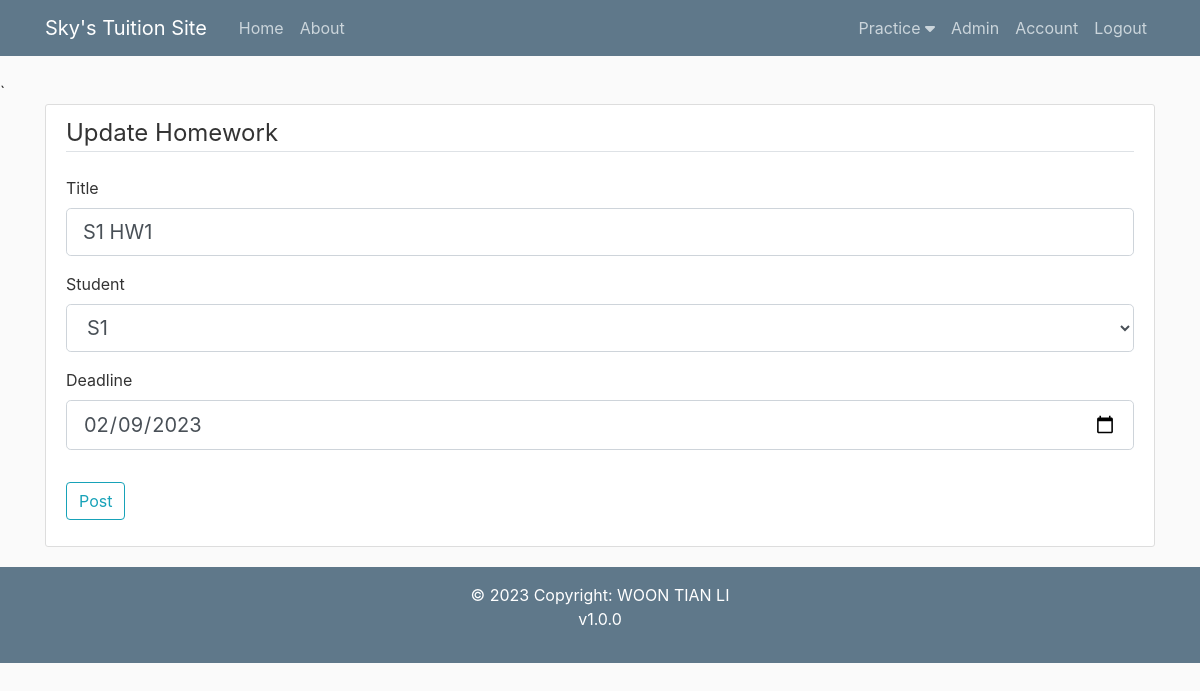
Page /homework/1/update (signed in) on the committed database.
### flaskblog/models.py (models this page shows, shortened)
class Homework(db.Model): #Creating homework table in DB
    id = db.Column(db.Integer, primary_key = True)
    title = db.Column(db.String(100), nullable=False)
    student_id = db.Column(db.Integer, nullable=False)
    deadline = db.Column(db.DateTime, nullable=False, default = datetime.now)
    date_posted = db.Column(db.DateTime, nullable=False, default = datetime.now)
    user_id = db.Column(db.Integer, db.ForeignKey('user.id'), nullable=False) #foreign key links to User table
    questions = db.relationship('Question', backref='hwk', lazy=True)
    workings = db.relationship('Working', backref='hwk', lazy=True)

### flaskblog/homeworks/routes.py (the view)
@homeworks.route("/homework/<int:homework_id>/update", methods=['GET', 'POST']) #route based on homework id
@login_required
def update_homework(homework_id):
    homework = Homework.query.get_or_404(homework_id)
    if homework.author != current_user: #only creator can update homework
        abort(403)
    form = HomeworkForm()
    users = User.query.filter_by(account_type='User').all()
    users_arr = []
    for i in users:
        users_arr.append(i.username)
    form.student.choices = users_arr
    if form.validate_on_submit(): #if valid, display all these DB data on webpage
        homework.title = form.title.data
        homework.student_id = (User.query.filter_by(username=form.student.data).first()).id
        homework.deadline = form.deadline.data
        db.session.commit()
        flash('Your homework has been updated!', 'success')
        return redirect(url_for('homeworks.homework_all', student="ALL")) #redirect back to homework page after updating
    elif request.method == 'GET':
        form.title.data = homework.title
        form.deadline.data = homework.deadline
        form.student.data = (User.query.filter_by(id=homework.student_id).first()).username
    return render_template('create_homework.html', title='Update Homework', form=form, legend = "Update Homework")

### flaskblog/homeworks/forms.py
class HomeworkForm(FlaskForm):
    title = StringField('Title')
    student = SelectField('Student', coerce=str, validators=[DataRequired()])
    deadline = DateField('Deadline', validators=[DataRequired()])
    submit = SubmitField('Post')

### flaskblog/models.py (called while the page is built)
@login_manager.user_loader
def load_user(user_id):
    return User.query.get(int(user_id))

### flaskblog/templates/create_homework.html (shortened to what this page needs)
{% extends "layout.html" %}
{% block content %}
<div class="content-section">
    <form method="POST" action=""novalidate>
        <fieldset class="form-group">
            <legend class="border-bottom mb-4">{{ legend }}</legend>
            <div class="form-group">
                {{ form.title.label(class="form-control-label") }}
                {% if form.title.errors %}
                    {{ form.title(class="form-control form-control-lg is-invalid") }}
                    <div class="invalid-feedback">
                        {% for error in form.title.errors %}
                            <span>{{ error }}</span>
                        {% endfor %}
                    </div>
                {% else %}
                    {{ form.title(class="form-control form-control-lg") }}
                {% endif %}
            </div>
            <div class="form-group">
                {{ form.student.label(class="form-control-label") }}
                {% if form.student.errors %}
                    {{ form.student(class="form-control form-control-lg is-invalid") }}
                    <div class="invalid-feedback">
                        {% for error in form.student.errors %}
                            <span>{{ error }}</span>
                        {% endfor %}
                    </div>
                {% else %}
                    {{ form.student(class="form-control form-control-lg") }}
                {% endif %}
            </div>
            <div class="form-group">
                {{ form.deadline.label(class="form-control-label") }}
                {% if form.deadline.errors %}
                    {{ form.deadline(class="form-control form-control-lg is-invalid") }}
                    <div class="invalid-feedback">
                        {% for error in form.deadline.errors %}
                            <span>{{ error }}</span>
                        {% endfor %}
                    </div>
                {% else %}
                    {{ form.deadline(class="form-control form-control-lg") }}
                {% endif %}
            </div>
        </fieldset>
        <div class="form-group">
            {{ form.submit(class="btn btn-outline-info") }}
        </div>
    </form>
</div>
{% endblock content %}

### flaskblog/static/main.css (style rules this page uses)
body { background: #fafafa; color: #333333; margin-top: 5rem; }
.content-section { background: #ffffff; padding: 10px 20px; border: 1px solid #dddddd; border-radius: 3px; margin-bottom: 20px; }

### rows in the picture
Homework: title "S1 HW1", student "S1", deadline "02/09/2023"

### other values in the picture
{{ legend }} "Update Homework"
